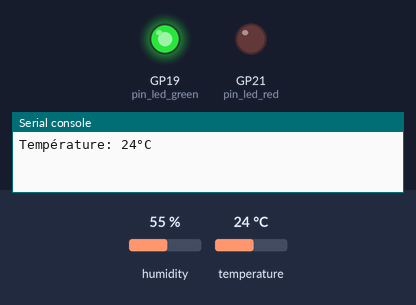
A program run on a simulated Raspberry Pi Pico running MicroPython. Shown: output pins drawn as LEDs (lit = HIGH), the last lines printed to the serial console. Inputs (shaded band) come from the test bench; at power-on: temperature 24 °C, humidity 55 %.

Above: at 1.2 s.
1.3 s: temperature set to 26 °C
At 3.3 s:
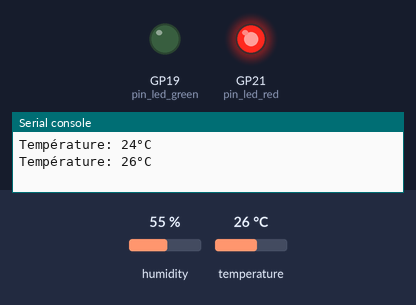
4.0 s: temperature set to 12 °C
At 4.5 s:
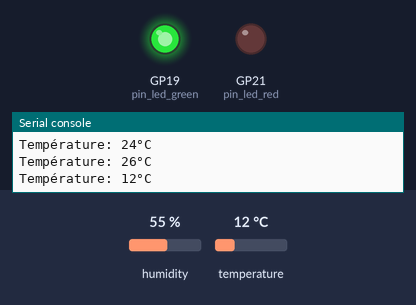
6.7 s: temperature set to 28 °C
At 9.2 s:
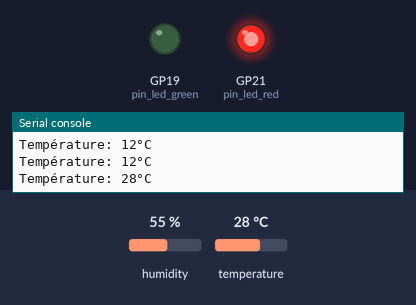
Timing chart, 0 to 10.7 s (numbered marks = the images above; inputs shaded):
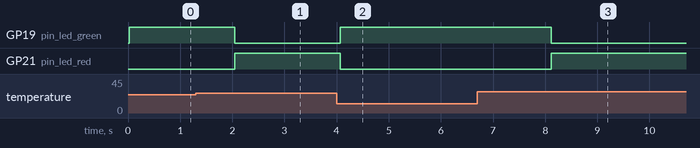

The program:

ledDHT11.py
```python
import dht
import machine
import utime

# Configuration des broches pour les LEDs et le capteur DHT11
pin_dht = machine.Pin(18, machine.Pin.IN, machine.Pin.PULL_DOWN)  # Broche de données du capteur DHT11 (GPIO 18)
pin_led_green = machine.Pin(19, machine.Pin.OUT)  # LED verte (GPIO 19)
pin_led_red = machine.Pin(21, machine.Pin.OUT)   # LED rouge (GPIO 21)

# Initialisation du capteur DHT11
sensor = dht.DHT11(pin_dht)

# Lecture de la température
def read_temperature():
    try:
        # Lecture des données depuis le capteur
        sensor.measure()
        # Récupération de la température
        temperature = sensor.temperature()
        return temperature
    except OSError as e:
        print("Erreur lors de la lecture du capteur DHT11:", e)
        return None

# Fonction pour contrôler les LEDs en fonction de la température
def control_leds(temperature):
    if temperature is not None:
        if temperature < 25:
            # Température en dessous de 25°C
            pin_led_green.on()
            pin_led_red.off()
        else:
            # Température de 25°C ou plus
            pin_led_green.off()
            pin_led_red.on()
    else:
        # En cas d'erreur de lecture de température, éteindre les LEDs par sécurité
        pin_led_green.off()
        pin_led_red.off()

# Exemple d'utilisation
while True:
    temperature = read_temperature()
    control_leds(temperature)
    if temperature is not None:
        print("Température: {}°C".format(temperature))
    utime.sleep(2)  # Attendre 2 secondes entre chaque lecture
```

Measured:
- the behaviour switches between 24 and 25 °C on temperature (found by bisection; images 0 and 1)
- after the input at 1.3 s, GP19 (pin_led_green): HIGH → LOW after 0.75 s; GP21 (pin_led_red): LOW → HIGH after 0.75 s
- after the input at 4.0 s, GP19 (pin_led_green): LOW → HIGH after 0.07 s; GP21 (pin_led_red): HIGH → LOW after 0.07 s
- after the input at 6.7 s, GP19 (pin_led_green): HIGH → LOW after 1.4 s; GP21 (pin_led_red): LOW → HIGH after 1.4 s
